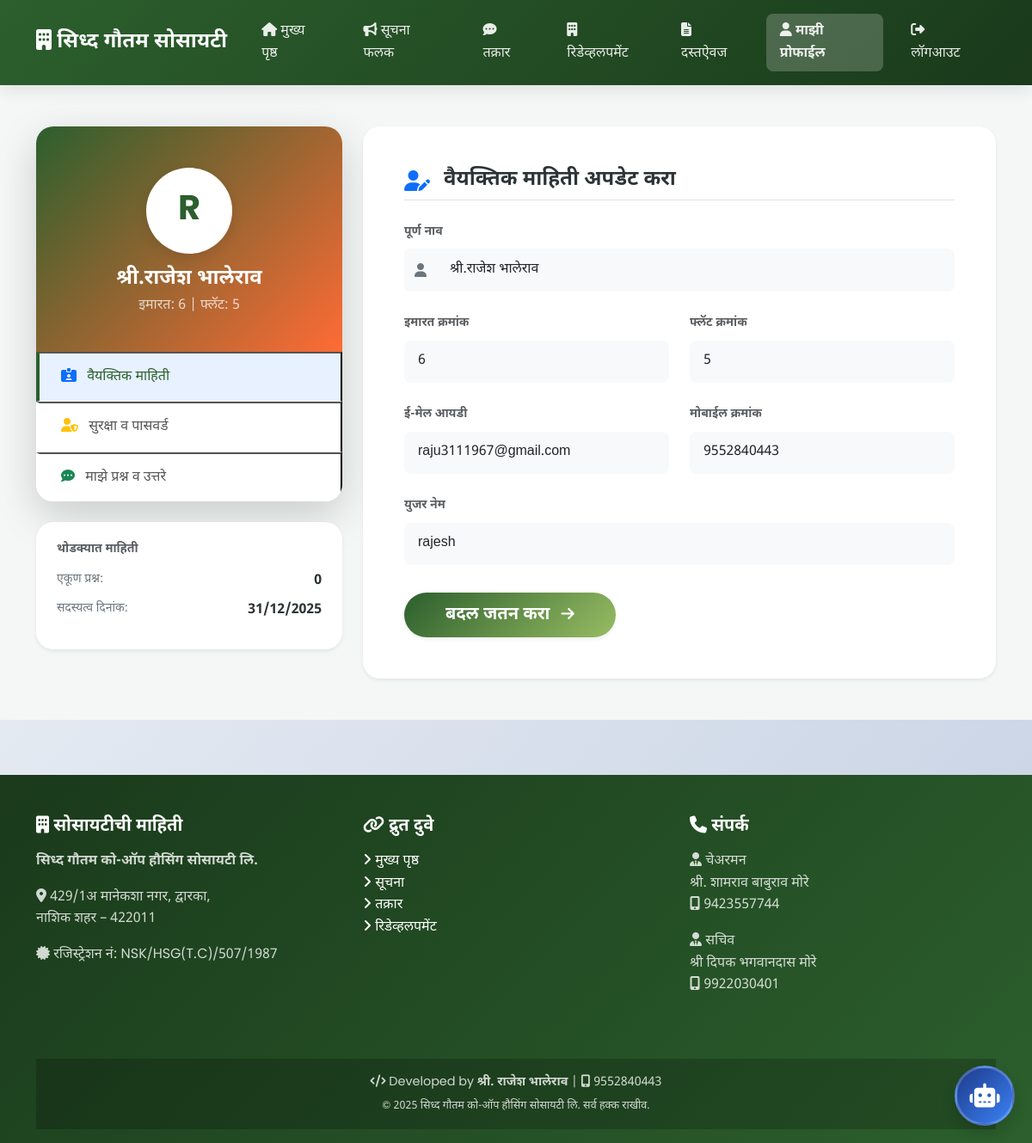
The page /member/profile (signed in) on the database its author committed.
### app.py (models this page shows)
class Member(db.Model):
    __tablename__ = 'members'
    id = db.Column(db.Integer, primary_key=True)
    name = db.Column(db.String(200), nullable=False)
    building_no = db.Column(db.String(50), nullable=False)
    flat_no = db.Column(db.String(50), nullable=False)
    email = db.Column(db.String(120), unique=True, nullable=False)
    mobile = db.Column(db.String(15), nullable=False)
    username = db.Column(db.String(80), unique=True, nullable=False)
    password = db.Column(db.String(200), nullable=False)
    is_active = db.Column(db.Boolean, default=True)
    created_at = db.Column(db.DateTime, default=datetime.utcnow)
    complaints = db.relationship('Complaint', backref='member', lazy=True)
    login_history = db.relationship('LoginHistory', backref='member', lazy=True)
    questions = db.relationship('Question', backref='member', lazy=True)
    @property
    def avatar_char(self):
        import re
        match = re.search(r'[a-zA-Z]', self.name)
        if match:
            return match.group().upper()
        match = re.search(r'[a-zA-Z]', self.username)
        if match:
            return match.group().upper()
        return self.name[0] if self.name else 'U'

### app.py (the view)
@app.route('/member/profile')
@login_required
def member_profile():
    member = Member.query.get(session['user_id'])
    questions = Question.query.filter_by(member_id=session['user_id']).order_by(Question.question_date.desc()).all()
    return render_template('member/profile.html', member=member, questions=questions)

### app.py (called while the page is built)
def login_required(f):
    @wraps(f)
    def decorated_function(*args, **kwargs):
        if 'user_id' not in session:
            flash('कृपया प्रथम लॉगिन करा', 'warning')
            return redirect(url_for('login'))
        return f(*args, **kwargs)
    return decorated_function

### app/templates/member/profile.html (shortened to what this page needs)
{% extends 'base.html' %}
{% block content %}
<section class="py-5" style="background: #f4f7f6; min-height: 80vh;">
    <div class="container">
        <div class="row">
            <div class="col-lg-4 mb-4">
                <div class="profile-card shadow-lg border-0">
                    <div class="profile-sidebar-header">
                        <div class="profile-avatar-wrapper mt-2">
                            <div class="profile-avatar">
                                {{ member.avatar_char }}
                            </div>
                        </div>
                        <h4 class="mb-1 fw-bold">{{ member.name }}</h4>
                        <p class="mb-0 opacity-75">इमारत: {{ member.building_no }} | फ्लॅट: {{ member.flat_no }}</p>
                    </div>
                    <div class="nav flex-column nav-pills" id="v-pills-tab" role="tablist">
                        <button class="profile-nav-link active" id="v-pills-profile-tab" data-bs-toggle="pill"
                            data-bs-target="#v-pills-profile" type="button" role="tab">
                            <i class="fas fa-id-card-alt me-2 text-primary"></i> वैयक्तिक माहिती
                        </button>
                        <button class="profile-nav-link" id="v-pills-password-tab" data-bs-toggle="pill"
                            data-bs-target="#v-pills-password" type="button" role="tab">
                            <i class="fas fa-user-shield me-2 text-warning"></i> सुरक्षा व पासवर्ड
                        </button>
                        <button class="profile-nav-link border-bottom-0" id="v-pills-questions-tab"
                            data-bs-toggle="pill" data-bs-target="#v-pills-questions" type="button" role="tab">
                            <i class="fas fa-comment-dots me-2 text-success"></i> माझे प्रश्न व उत्तरे
                        </button>
                    </div>
                </div>
                <div class="profile-card mt-4 p-4 border-0 shadow-sm bg-white">
                    <h6 class="text-uppercase text-muted small fw-bold mb-3">थोडक्यात माहिती</h6>
                    <div class="d-flex justify-content-between mb-2">
                        <span class="text-secondary small">एकूण प्रश्न:</span>
                        <span class="fw-bold">{{ questions|length }}</span>
                    </div>
                    <div class="d-flex justify-content-between mb-2">
                        <span class="text-secondary small">सदस्यत्व दिनांक:</span>
                        <span class="fw-bold">{{ member.created_at.strftime('%d/%m/%Y') if member.created_at else 'N/A'
                            }}</span>
                    </div>
                </div>
            </div>
            <div class="col-lg-8">
                <div class="tab-content" id="v-pills-tabContent">
                    <div class="tab-pane fade show active" id="v-pills-profile" role="tabpanel">
                        <div class="profile-card p-4 p-md-5 bg-white shadow-sm border-0">
                            <div class="d-flex align-items-center mb-4 pb-2 border-bottom">
                                <i class="fas fa-user-edit text-primary h4 mb-0 me-3"></i>
                                <h4 class="mb-0 fw-bold">वैयक्तिक माहिती अपडेट करा</h4>
                            </div>
                            <form action="{{ url_for('update_profile') }}" method="POST">
                                <div class="row g-4">
                                    <div class="col-12">
                                        <label class="form-label fw-bold small text-muted">पूर्ण नाव</label>
                                        <div class="input-group">
                                            <span class="input-group-text bg-light border-0"><i
                                                    class="fas fa-user text-secondary"></i></span>
                                            <input type="text" name="name" class="form-control bg-light border-0"
                                                value="{{ member.name }}" required>
                                        </div>
                                    </div>
                                    <div class="col-md-6">
                                        <label class="form-label fw-bold small text-muted">इमारत क्रमांक</label>
                                        <input type="text" name="building_no" class="form-control bg-light border-0"
                                            value="{{ member.building_no }}" required>
                                    </div>
                                    <div class="col-md-6">
                                        <label class="form-label fw-bold small text-muted">फ्लॅट क्रमांक</label>
                                        <input type="text" name="flat_no" class="form-control bg-light border-0"
                                            value="{{ member.flat_no }}" required>
                                    </div>
                                    <div class="col-md-6">
                                        <label class="form-label fw-bold small text-muted">ई-मेल आयडी</label>
                                        <input type="email" name="email" class="form-control bg-light border-0"
                                            value="{{ member.email }}" required>
                                    </div>
                                    <div class="col-md-6">
                                        <label class="form-label fw-bold small text-muted">मोबाईल क्रमांक</label>
                                        <input type="text" name="mobile" class="form-control bg-light border-0"
                                            value="{{ member.mobile }}" required>
                                    </div>
                                    <div class="col-12">
                                        <label class="form-label fw-bold small text-muted">युजर नेम</label>
                                        <input type="text" name="username" class="form-control bg-light border-0"
                                            value="{{ member.username }}" required>
                                    </div>
                                </div>
                                <div class="mt-4 pt-2">
                                    <button type="submit"
                                        class="btn btn-primary btn-lg rounded-pill px-5 shadow-sm fw-bold">
                                        बदल जतन करा <i class="fas fa-arrow-right ms-2 small"></i>
                                    </button>
                                </div>
                            </form>
                        </div>
                    </div>
                </div>
            </div>
        </div>
    </div>
</section>
{% endblock %}

### app/static/css/style.css (style rules this page uses)
:root { --primary-color: #2c5f2d; --secondary-color: #97bc62; --accent-color: #ff6b35; --dark-green: #1a3a1b; --light-green: #e8f5e9; --text-dark: #2d3436; --text-light: #636e72; --bg-light: #f8f9fa; --white: #ffffff; --shadow: 0 4px 20px rgba(0, 0, 0, 0.1); --shadow-hover: 0 8px 30px rgba(0, 0, 0, 0.15); --border-radius: 12px; --transition: all 0.3s cubic-bezier(0.4, 0, 0.2, 1); }
* { margin: 0; padding: 0; box-sizing: border-box; }
body { font-family: 'Noto Sans Devanagari', 'Poppins', sans-serif; background: linear-gradient(135deg, #f5f7fa 0%, #c3cfe2 100%); color: var(--text-dark); line-height: 1.6; overflow-x: hidden; }
.btn { border-radius: 8px; padding: 0.7rem 2rem; font-weight: 600; transition: var(--transition); border: none; cursor: pointer; }
.btn-primary { background: linear-gradient(135deg, var(--primary-color) 0%, var(--secondary-color) 100%); color: var(--white); }
.form-control { border-radius: 8px; border: 2px solid #e0e0e0; padding: 0.8rem 1rem; transition: var(--transition); font-family: 'Noto Sans Devanagari', sans-serif; }
.form-label { font-weight: 600; color: var(--text-dark); margin-bottom: 0.5rem; }
.profile-card { background: rgba(255, 255, 255, 0.9); backdrop-filter: blur(10px); border: 1px solid rgba(0, 123, 255, 0.1); border-radius: 20px; box-shadow: 0 10px 30px rgba(0, 0, 0, 0.05); overflow: hidden; transition: all 0.3s ease; }
.profile-sidebar-header { background: linear-gradient(135deg, var(--primary-color), var(--accent-color)); padding: 40px 20px; color: white; text-align: center; }
.profile-avatar-wrapper { position: relative; width: 100px; height: 100px; margin: 0 auto 15px; }
.profile-avatar { width: 100%; height: 100%; border-radius: 50%; border: 4px solid rgba(255, 255, 255, 0.3); background: white; display: flex; align-items: center; justify-content: center; font-size: 2.5rem; font-weight: bold; color: var(--primary-color); box-shadow: 0 5px 15px rgba(0, 0, 0, 0.1); }
.profile-nav-link { padding: 15px 25px; border-radius: 0; border-left: 4px solid transparent; color: #555; font-weight: 500; transition: all 0.3s ease; background: white; text-align: left; width: 100%; border-bottom: 1px solid #eee; }
.profile-nav-link.active { background: #e7f1ff !important; color: var(--primary-color) !important; border-left-color: var(--primary-color); }

### rows shown on the page
Member: avatar_char "R", name "श्री.राजेश भालेराव", building_no "6", flat_no "5", created_at "31/12/2025", email "raju3111967@gmail.com", mobile "9552840443", username "rajesh"

### other values the page prints
{{ questions|length }} "0"
